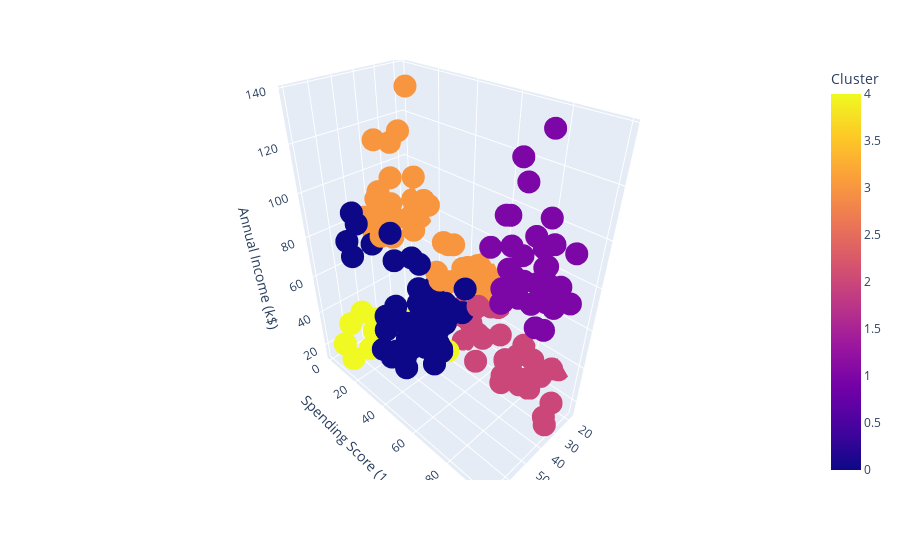

The cell this chart's notebook holds for it:
### Markdown cell above
**Nous constatons que certains groupes sont déjà entrain de se former**

### Code cell
# Petite visualisation 3D
px.scatter_3d(data_frame=data, x=data['Age'], 
              y=data['Spending Score (1-100)'], 
              z=data['Annual Income (k$)'], 
              color=data['Cluster'])

### Figure 1 — Plotly figure (JSON) as saved in the notebook; plotly's stock layout.template omitted (floating-point values rounded to 4 significant figures; data arrays with more than 128 entries replaced by an {"elided": "..."} marker saying what was removed)
{"data": [{"hovertemplate": "Age=%{x}<br>Spending Score (1-100)=%{y}<br>Annual Income (k$)=%{z}<br>Cluster=%{marker.color}<extra></extra>", "legendgroup": "", "marker": {"color": {"elided": "200 int values"}, "coloraxis": "coloraxis", "symbol": "circle"}, "mode": "markers", "name": "", "scene": "scene", "showlegend": false, "type": "scatter3d", "x": {"elided": "200 int values"}, "y": {"elided": "200 int values"}, "z": {"elided": "200 int values"}}], "layout": {"coloraxis": {"colorbar": {"title": {"text": "Cluster"}}, "colorscale": [[0, "#0d0887"], [0.1111, "#46039f"], [0.2222, "#7201a8"], [0.3333, "#9c179e"], [0.4444, "#bd3786"], [0.5556, "#d8576b"], [0.6667, "#ed7953"], [0.7778, "#fb9f3a"], [0.8889, "#fdca26"], [1, "#f0f921"]]}, "legend": {"tracegroupgap": 0}, "margin": {"t": 60}, "scene": {"domain": {"x": [0, 1], "y": [0, 1]}, "xaxis": {"title": {"text": "Age"}}, "yaxis": {"title": {"text": "Spending Score (1-100)"}}, "zaxis": {"title": {"text": "Annual Income (k$)"}}}}}
